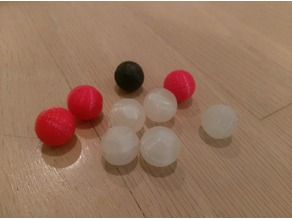
#> input picture fotos/many.jpg, 292 x 219 px; its folder holds only this picture in this run
$ python -i get_color_blobs_diego.py   (imports and definitions only)   (older library calls are emulated)
#> lines starting #> are read from the running program, lines starting #| are printed output that depends on the picture; after the words box and inside, x2 and y2 are one past the last pixel; in counts of white or black regions, pixels touching at a corner belong together
#> further down, picture is the input picture: shape (219, 292, 3); mean B, G, R 93.9, 116.1, 150.4
import cv2
import numpy as np
import os


def detect_ball(img_BGR, show:bool=False):
    # # Leer la imagen
    # img_BGR = cv2.imread(img)

    # print("Procesando imagen:" + img_BGR.apply(str))

    # Convertir a HSV
#> called with show = False
    img_HSV = cv2.cvtColor(img_BGR, cv2.COLOR_BGR2HSV)
#> img_HSV: shape (219, 292, 3); mean H, S, V 18.5, 98.3, 150.4

    # Definir los rangos de color rojo en HSV
    redMin1 = np.array([0, 70, 50])      # Rango bajo
    redMax1 = np.array([10, 255, 255])

    redMin2 = np.array([170, 70, 50])    # Rango alto
    redMax2 = np.array([180, 255, 255])

    # Crear máscaras y combinarlas
    mask1 = cv2.inRange(img_HSV, redMin1, redMax1)
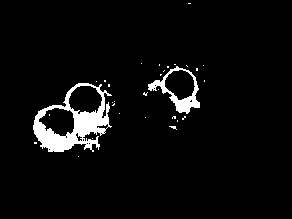
#> mask1: shape (219, 292); 4.6% white; 31 white regions (29 under 20 px), largest, box (x1, y1, x2, y2) and area: (33, 83, 112, 152) 2152, (148, 66, 200, 114) 662
    mask2 = cv2.inRange(img_HSV, redMin2, redMax2)
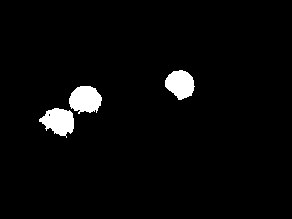
#> mask2: shape (219, 292); 3.2% white; 3 white regions, box (x1, y1, x2, y2) and area: (69, 86, 102, 114) 697, (39, 108, 74, 138) 682, (165, 70, 195, 100) 637
    mask_red = cv2.bitwise_or(mask1, mask2)
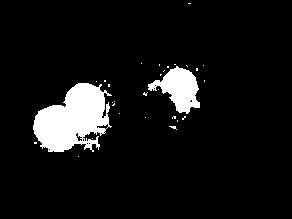
#> mask_red: shape (219, 292); 7.7% white; 30 white regions (28 under 20 px)

    # Encontrar contornos en la máscara
    _, contours, _ = cv2.findContours(mask_red, cv2.RETR_EXTERNAL, cv2.CHAIN_APPROX_SIMPLE)
#> contours = 30 contours, 28 with area under 20; largest, box (x1, y1, x2, y2) and area: (33, 83, 112, 152) 3395, (148, 66, 200, 114) 1219

    cx, cy, area = 0, 0, 0

    # Si se detectan contornos
    if contours:
        # Tomar el contorno más grande (suponiendo que es la pelota)
        largest_contour = max(contours, key=cv2.contourArea)
#> largest_contour = contour of 224 points, box (x1, y1, x2, y2) (33, 83, 112, 152), area 3395
        area = cv2.contourArea(largest_contour)
#> area = 3395

        # Calcular el centroide (posición de la pelota)
        M = cv2.moments(largest_contour)
#> M = moments, m00 3395, centre m10/m00, m01/m00 = (72.46, 118.9)
        if M["m00"] != 0:
            cx = int(M["m10"] / M["m00"])
#> cx = 72
            cy = int(M["m01"] / M["m00"])
#> cy = 118
        else:
            cx, cy = 0, 0  # Evitar división por cero

        # print(f"Pelota detectada en posición: ({cx}, {cy}) con área: {area}")

        if show:
            # Dibujar solo el punto en el centro
            cv2.circle(img_BGR, (cx, cy), 3, (0, 255, 0), -1)  # Verde, relleno

    if show:
        # Mostrar la imagen con el punto central marcado
        cv2.imshow("Pelota Detectada", np.stack([mask_red]*3, axis=-1))
        cv2.imshow("Pelota Detectada con Centroide", img_BGR)

        cv2.waitKey(0)
        cv2.destroyAllWindows()

    return cx, cy, area


# [67 lines of commented-out code are left out]

>>> import cv2
>>> picture = cv2.imread('fotos/many.jpg')
>>> result = detect_ball(picture)
#> result = (72, 118, 3395)
